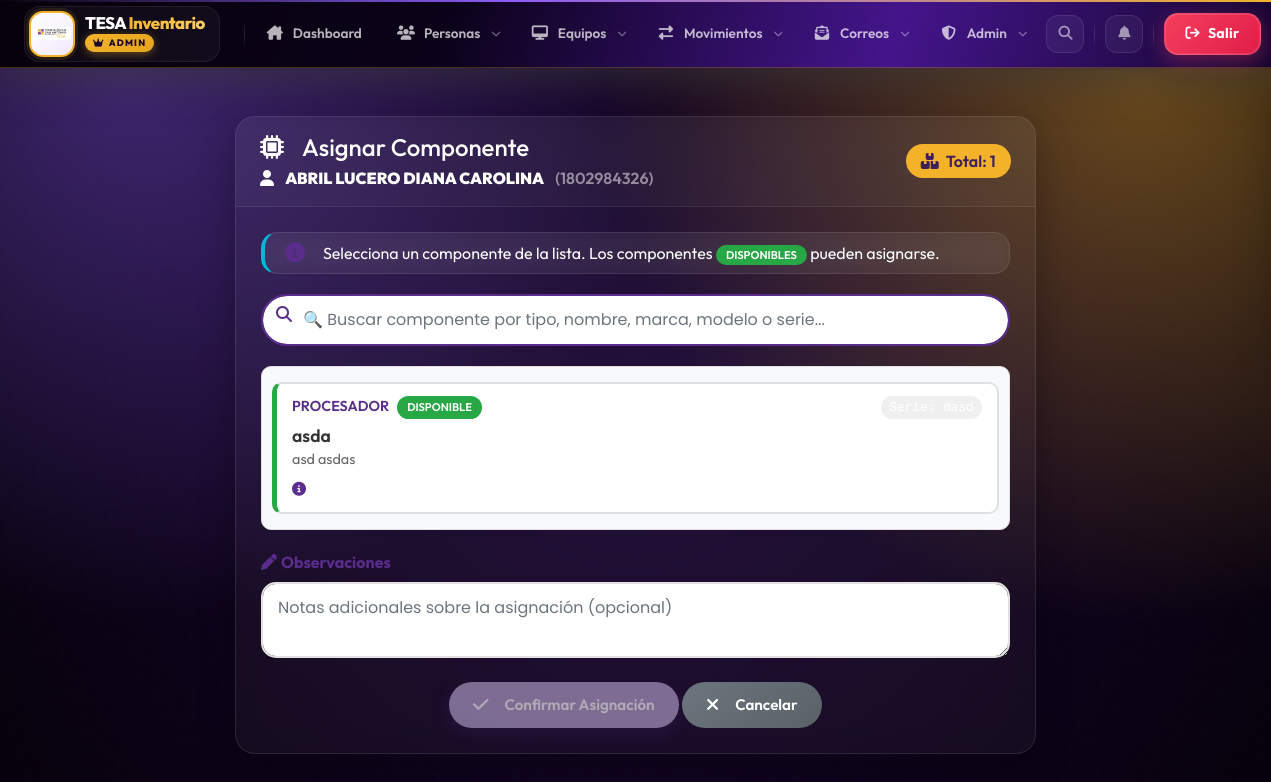
/modules/personas/asignar_componente_page.php?persona_id=1 (signed in), run on the app's committed database.
### tables this page shows
CREATE TABLE `personas` (
  `id` int(11) NOT NULL AUTO_INCREMENT,
  `cedula` varchar(20) NOT NULL,
  `nombres` varchar(100) NOT NULL,
  `correo` varchar(100) DEFAULT NULL,
  `cargo` varchar(100) DEFAULT NULL,
  `telefono` varchar(20) DEFAULT NULL,
  `observaciones` text DEFAULT NULL,
  `fecha_registro` timestamp NOT NULL DEFAULT current_timestamp(),
  `tipo` enum('persona','salon','biblioteca','laboratorio') DEFAULT 'persona',
  `codigo_ubicacion` varchar(20) DEFAULT NULL,
  `activo` tinyint(1) NOT NULL DEFAULT 1,
  `fecha_eliminacion` datetime DEFAULT NULL,
  PRIMARY KEY (`id`),
  UNIQUE KEY `cedula` (`cedula`)
);

CREATE TABLE `componentes` (
  `id` int(11) NOT NULL AUTO_INCREMENT,
  `equipo_id` int(11) DEFAULT NULL,
  `nombre_componente` varchar(100) NOT NULL,
  `tipo` varchar(50) NOT NULL,
  `marca` varchar(100) DEFAULT NULL,
  `modelo` varchar(100) DEFAULT NULL,
  `numero_serie` varchar(100) DEFAULT NULL,
  `especificaciones` text DEFAULT NULL,
  `estado` enum('Bueno','Regular','Malo','Por reemplazar') DEFAULT 'Bueno',
  `fecha_instalacion` date DEFAULT NULL,
  `observaciones` text DEFAULT NULL,
  `created_at` timestamp NOT NULL DEFAULT current_timestamp(),
  `activo` tinyint(1) NOT NULL DEFAULT 1,
  `fecha_eliminacion` datetime DEFAULT NULL,
  `email_notificado` tinyint(1) DEFAULT 0 COMMENT '1=se notificó por email el daño',
  PRIMARY KEY (`id`),
  KEY `equipo_id` (`equipo_id`),
  CONSTRAINT `componentes_ibfk_1` FOREIGN KEY (`equipo_id`) REFERENCES `equipos` (`id`) ON DELETE CASCADE
);

### modules/personas/asignar_componente_page.php (the view, shortened to what this page needs)
<?php
require_once '../../config/database.php';
include '../../includes/header.php';
$persona_id = intval($_GET['persona_id'] ?? 0);
$persona = $conn->query("SELECT * FROM personas WHERE id = $persona_id")->fetch_assoc();
$sql_componentes = "SELECT c.*,
                    CASE WHEN EXISTS (
                        SELECT 1 FROM movimientos_componentes mc
                        WHERE mc.componente_id = c.id
                        AND mc.tipo_movimiento='ASIGNACION'
                        AND NOT EXISTS (
                            SELECT 1 FROM movimientos_componentes mc2
                            WHERE mc2.componente_id = mc.componente_id
                            AND mc2.tipo_movimiento='DEVOLUCION'
                            AND mc2.fecha_movimiento > mc.fecha_movimiento
                        )
                    ) THEN 0 ELSE 1 END as disponible
                    FROM componentes c";
$sql_componentes .= " ORDER BY c.tipo, c.nombre_componente";
$componentes = $conn->query($sql_componentes);
$total_componentes = $componentes->num_rows;
?>
<div class="container-fluid py-4">
    <div class="row">
        <div class="col-lg-8 col-md-10 mx-auto">
            <div class="card shadow">
                <div class="card-header text-white py-3">
                    <div class="d-flex justify-content-between align-items-center">
                        <div>
                            <h4 class="mb-0"><i class="fas fa-microchip me-2"></i>Asignar Componente</h4>
                            <p class="mb-0 mt-1">
                                <i class="fas fa-user me-2"></i>
                                <strong><?php echo $persona['nombres']; ?></strong>
                                <span class="text-white-50 ms-2">(<?php echo $persona['cedula']; ?>)</span>
                            </p>
                        </div>
                        <span class="total-badge">
                            <i class="fas fa-boxes me-1"></i>
                            Total: <?php echo $total_componentes; ?>
                        </span>
                    </div>
                </div>
                <div class="card-body">
                    <div class="alert alert-info d-flex align-items-center py-2" style="border-left: 4px solid var(--tesa-purple);">
                        <i class="fas fa-info-circle fa-lg me-2 text-purple"></i>
                        <span>Selecciona un componente de la lista. Los componentes <span class="badge-disponible">DISPONIBLES</span> pueden asignarse.</span>
                    </div>
                    <form method="POST" action="asignar_componente.php" id="formAsignacion">
                        <div class="search-box">
                            <i class="fas fa-search"></i>
                            <input type="text" class="form-control" id="buscarComponente"
                                   placeholder="🔍 Buscar componente por tipo, nombre, marca, modelo o serie...">
                        </div>
                        <div class="componentes-container" id="componentesLista">
                            <?php
                            $componentes->data_seek(0);
                            while($c = $componentes->fetch_assoc()):
                                $disponible = $c['disponible'] == 1;
                            ?>
                            <div class="componente-item <?php echo $disponible ? 'disponible' : 'no-disponible'; ?>"
                                 onclick="<?php echo $disponible ? 'seleccionarComponente(' . $c['id'] . ', this)' : ''; ?>"
                                 data-disponible="<?php echo $disponible ? 'si' : 'no'; ?>">
                                <div class="d-flex justify-content-between align-items-start">
                                    <div style="flex: 1;">
                                        <div class="d-flex align-items-center gap-2 mb-1">
                                            <span class="componente-tipo"><?php echo $c['tipo']; ?></span>
                                            <?php if ($disponible): ?>
                                                <span class="badge-disponible">DISPONIBLE</span>
                                            <?php else: ?>
                                                <span class="badge-no-disponible">ASIGNADO</span>
                                            <?php endif; ?>
                                        </div>
                                        <div class="componente-nombre"><?php echo $c['nombre_componente']; ?></div>
                                        <div class="componente-detalle">
                                            <?php echo $c['marca'] . ' ' . $c['modelo']; ?>
                                        </div>
                                    </div>
                                    <?php if (!empty($c['numero_serie'])): ?>
                                        <span class="componente-serie">Serie: <?php echo $c['numero_serie']; ?></span>
                                    <?php endif; ?>
                                </div>
                                <?php if (!empty($c['especificaciones'])): ?>
                                    <div class="mt-2 small text-muted">
                                        <i class="fas fa-info-circle me-1 text-purple"></i>
                                    </div>
                                <?php endif; ?>
                            </div>
                            <?php endwhile; ?>
                        </div>
                        <div class="mb-3 mt-3">
                            <label class="form-label fw-bold text-purple">
                                <i class="fas fa-pen me-1"></i>Observaciones
                            </label>
                            <textarea name="observaciones" class="form-control" rows="2"
                                      placeholder="Notas adicionales sobre la asignación (opcional)"></textarea>
                        </div>
                        <div class="text-center mt-4">
                            <button type="submit" class="btn btn-primary btn-lg px-4" id="btnSubmit" disabled>
                                <i class="fas fa-check me-2"></i>Confirmar Asignación
                            </button>
                            <a href="detalle.php?id=<?php echo $persona_id; ?>" class="btn btn-secondary btn-lg px-4">
                                <i class="fas fa-times me-2"></i>Cancelar
                            </a>
                        </div>
                    </form>
                </div>
            </div>
        </div>
    </div>
</div>
<?php include '../../includes/footer.php'; ?>

### assets/css/estilo.css (style rules this page uses)
:root { --tesa-purple: #5a2d8c; --tesa-purple-dark: #3d1e5e; --tesa-purple-light: #f3e9ff; --tesa-purple-glow: rgba(90, 45, 140, 0.3); --tesa-gold: #f3b229; --tesa-gold-dark: #d49b1f; --tesa-gold-glow: rgba(243, 178, 41, 0.3); --tesa-white: #ffffff; --tesa-light-gray: #f8f9fc; --tesa-dark: #2d2d2d; --tesa-shadow: 0 10px 30px rgba(0,0,0,0.05); --tesa-shadow-hover: 0 15px 40px rgba(90, 45, 140, 0.15); --border-radius: 30px; --transition: all 0.3s ease; }
* { margin: 0; padding: 0; box-sizing: border-box; }
body { background: linear-gradient(135deg, var(--tesa-light-gray) 0%, #ffffff 100%); font-family: 'Poppins', sans-serif; color: var(--tesa-dark); min-height: 100vh; position: relative; overflow-x: hidden; }
body::before { content: ''; position: fixed; top: 0; left: 0; right: 0; bottom: 0; background: radial-gradient(circle at 20% 30%, rgba(90, 45, 140, 0.03) 0%, transparent 50%), radial-gradient(circle at 80% 70%, rgba(243, 178, 41, 0.03) 0%, transparent 50%), radial-gradient(circle at 40% 80%, rgba(90, 45, 140, 0.02) 0%, transparent 40%), radial-gradient(circle at 90% 20%, rgba(243, 178, 41, 0.02) 0%, transparent 40%); pointer-events: none; z-index: 0; }
.btn { display: inline-flex; align-items: center; justify-content: center; gap: 8px; padding: 12px 30px; border: none; border-radius: 30px; font-size: 0.95rem; font-weight: 600; cursor: pointer; transition: var(--transition); text-decoration: none; white-space: nowrap; position: relative; overflow: hidden; z-index: 1; }
.btn i { font-size: 1.1rem; }
.btn::before { content: ''; position: absolute; top: 0; left: -100%; width: 100%; height: 100%; background: linear-gradient(90deg, transparent, rgba(255,255,255,0.2), transparent); transition: left 0.5s; z-index: -1; }
.btn-primary, .btn-dashboard { background: linear-gradient(135deg, var(--tesa-purple) 0%, #6f42c1 100%); color: white; box-shadow: 0 5px 15px var(--tesa-purple-glow); }
.btn-secondary { background: linear-gradient(135deg, #6c757d 0%, #5a6268 100%); color: white; }
.card { border: none; border-radius: 20px; background: rgba(255,255,255,0.95); backdrop-filter: blur(5px); box-shadow: var(--tesa-shadow); transition: var(--transition); position: relative; overflow: hidden; animation: fadeInScale 0.5s ease; margin-bottom: 30px; }
.card::before { content: ''; position: absolute; top: 0; left: 0; right: 0; height: 3px; background: linear-gradient(90deg, var(--tesa-purple), var(--tesa-gold), var(--tesa-purple)); transform: translateX(-100%); transition: transform 0.5s; }
.card-header { background: transparent; border-bottom: 1px solid rgba(90, 45, 140, 0.1); color: var(--tesa-purple); font-weight: 600; padding: 20px; }
.card-header h2, .card-header h4 { display: flex; align-items: center; gap: 10px; margin: 0; color: var(--tesa-purple); }
.card-body { padding: 25px; }
.form-control, .form-select { width: 100%; padding: 12px 15px; border: 2px solid #e1e1e1; border-radius: 15px; font-size: 1rem; transition: var(--transition); font-family: 'Poppins', sans-serif; }
.row { display: flex; flex-wrap: wrap; margin: 0 -15px; }
.alert { padding: 15px 20px; border-radius: 15px; margin-bottom: 20px; display: flex; align-items: center; gap: 10px; animation: slideIn 0.3s ease; }
.alert-info { background: #d1ecf1; color: #0c5460; border-left: 4px solid #17a2b8; }
.d-flex { display: flex; flex-wrap: wrap; gap: 10px; }
.justify-content-between { justify-content: space-between; }
.align-items-center { align-items: center; }
.mt-3 { margin-top: 1rem; }
.mb-3 { margin-bottom: 1rem; }
.mt-4 { margin-top: 1.5rem; }
body { background: linear-gradient(135deg, #faf5ff 0%, #f3e9ff 30%, #e8dcff 70%, #fef7e0 100%) !important; background-attachment: fixed !important; min-height: 100vh !important; }
body::before { content: ''; position: fixed; top: 0; left: 0; right: 0; bottom: 0; background: radial-gradient(circle at 20% 30%, rgba(90, 45, 140, 0.08) 0%, transparent 50%), radial-gradient(circle at 80% 70%, rgba(243, 178, 41, 0.06) 0%, transparent 50%), radial-gradient(circle at 50% 80%, rgba(90, 45, 140, 0.04) 0%, transparent 50%); pointer-events: none; z-index: 0; }

### data on the page
personas: nombres "ABRIL LUCERO DIANA CAROLINA", cedula "1802984326"
componentes: tipo "PROCESADOR", nombre_componente "asda", marca "asd", modelo "asdas"

### other printed values
$total_componentes "1"
